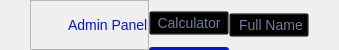
         <widget class="QFrame" name="top_menu">
          <property name="minimumSize">
           <size>
            <width>0</width>
            <height>50</height>
           </size>
          </property>
          <property name="maximumSize">
           <size>
            <width>16777215</width>
            <height>50</height>
           </size>
          </property>
          <property name="styleSheet">
           <string notr="true">#top_menu {
	background: #F2F3F6;
}

QPushButton {
	background: transparent;
	font-size: 14px;
	color: #757C9F;
	outline: 0;
}

QPushButton:hover {
	color: #0915CC;
}

QPushButton[selected=true] {
	color: #0915CC;
}</string>
          </property>
          <property name="frameShape">
           <enum>QFrame::NoFrame</enum>
          </property>
          <property name="frameShadow">
           <enum>QFrame::Raised</enum>
          </property>
          <layout class="QHBoxLayout" name="top_menu_layout" stretch="0,0,0">
           <property name="spacing">
            <number>0</number>
           </property>
           <property name="leftMargin">
            <number>30</number>
           </property>
           <property name="topMargin">
            <number>0</number>
           </property>
           <property name="rightMargin">
            <number>30</number>
           </property>
           <property name="bottomMargin">
            <number>0</number>
           </property>
           <item>
            <widget class="QFrame" name="logo_frame">
             <property name="frameShape">
              <enum>QFrame::StyledPanel</enum>
             </property>
             <property name="frameShadow">
              <enum>QFrame::Raised</enum>
             </property>
             <layout class="QHBoxLayout" name="logo_layout">
              <property name="spacing">
               <number>10</number>
              </property>
              <property name="leftMargin">
               <number>0</number>
              </property>
              <property name="topMargin">
               <number>0</number>
              </property>
              <property name="rightMargin">
               <number>0</number>
              </property>
              <property name="bottomMargin">
               <number>0</number>
              </property>
              <item>
               <widget class="QLabel" name="logo_icon">
                <property name="minimumSize">
                 <size>
                  <width>27</width>
                  <height>32</height>
                 </size>
                </property>
                <property name="maximumSize">
                 <size>
                  <width>27</width>
                  <height>32</height>
                 </size>
                </property>
                <property name="styleSheet">
                 <string notr="true"> image: url(:/image/logo.svg);</string>
                </property>
                <property name="text">
                 <string/>
                </property>
                <property name="scaledContents">
                 <bool>false</bool>
                </property>
               </widget>
              </item>
              <item>
               <widget class="QLabel" name="logo_text">
                <property name="styleSheet">
                 <string notr="true">color: #0915CC;
font-size: 14px;</string>
                </property>
                <property name="text">
                 <string>Admin Panel</string>
                </property>
               </widget>
              </item>
             </layout>
            </widget>
           </item>
           <item alignment="Qt::AlignHCenter">
            <widget class="QFrame" name="menu_frame">
             <property name="styleSheet">
              <string notr="true">QLabel {
	background: #0915CC;
	border-top-left-radius: 3px;
	border-top-right-radius: 3px;
}</string>
             </property>
             <property name="frameShape">
              <enum>QFrame::NoFrame</enum>
             </property>
             <property name="frameShadow">
              <enum>QFrame::Raised</enum>
             </property>
             <layout class="QHBoxLayout" name="menu_layout">
              <property name="spacing">
               <number>60</number>
              </property>
              <property name="leftMargin">
               <number>0</number>
              </property>
              <property name="topMargin">
               <number>0</number>
              </property>
              <property name="rightMargin">
               <number>0</number>
              </property>
              <property name="bottomMargin">
               <number>0</number>
              </property>
              <item>
               <widget class="QFrame" name="frame_calculator">
                <property name="frameShape">
                 <enum>QFrame::NoFrame</enum>
                </property>
                <property name="frameShadow">
                 <enum>QFrame::Raised</enum>
                </property>
                <property name="midLineWidth">
                 <number>0</number>
                </property>
                <layout class="QVBoxLayout" name="layout_calculator" stretch="2,0">
                 <property name="spacing">
                  <number>0</number>
                 </property>
                 <property name="leftMargin">
                  <number>0</number>
                 </property>
                 <property name="topMargin">
                  <number>0</number>
                 </property>
                 <property name="rightMargin">
                  <number>0</number>
                 </property>
                 <property name="bottomMargin">
                  <number>0</number>
                 </property>
                 <item alignment="Qt::AlignVCenter">
                  <widget class="QPushButton" name="button_calculator">
                   <property name="styleSheet">
                    <string notr="true"/>
                   </property>
                   <property name="text">
                    <string>Calculator</string>
                   </property>
                  </widget>
                 </item>
                 <item>
                  <widget class="QLabel" name="label_calculator">
                   <property name="sizePolicy">
                    <sizepolicy hsizetype="Preferred" vsizetype="Preferred">
                     <horstretch>0</horstretch>
                     <verstretch>0</verstretch>
                    </sizepolicy>
                   </property>
                   <property name="minimumSize">
                    <size>
                     <width>0</width>
                     <height>3</height>
                    </size>
                   </property>
                   <property name="maximumSize">
                    <size>
                     <width>16777215</width>
                     <height>3</height>
                    </size>
                   </property>
                   <property name="contextMenuPolicy">
                    <enum>Qt::DefaultContextMenu</enum>
                   </property>
                   <property name="styleSheet">
                    <string notr="true">background: #0915CC;
border-top-left-radius: 3px;
border-top-right-radius: 3px;</string>
                   </property>
                   <property name="text">
                    <string/>
                   </property>
                   <property name="textInteractionFlags">
                    <set>Qt::LinksAccessibleByMouse</set>
                   </property>
                  </widget>
                 </item>
                </layout>
               </widget>
              </item>
             </layout>
            </widget>
           </item>
           <item alignment="Qt::AlignRight">
            <widget class="QPushButton" name="profile_butt">
             <property name="cursor">
              <cursorShape>PointingHandCursor</cursorShape>
             </property>
             <property name="styleSheet">
              <string notr="true"/>
             </property>
             <property name="text">
              <string> Full Name</string>
             </property>
             <property name="icon">
              <iconset>
               <normalon>:/image/account@2x.svg</normalon>
              </iconset>
             </property>
             <property name="iconSize">
              <size>
               <width>20</width>
               <height>20</height>
              </size>
             </property>
            </widget>
           </item>
          </layout>
         </widget>
